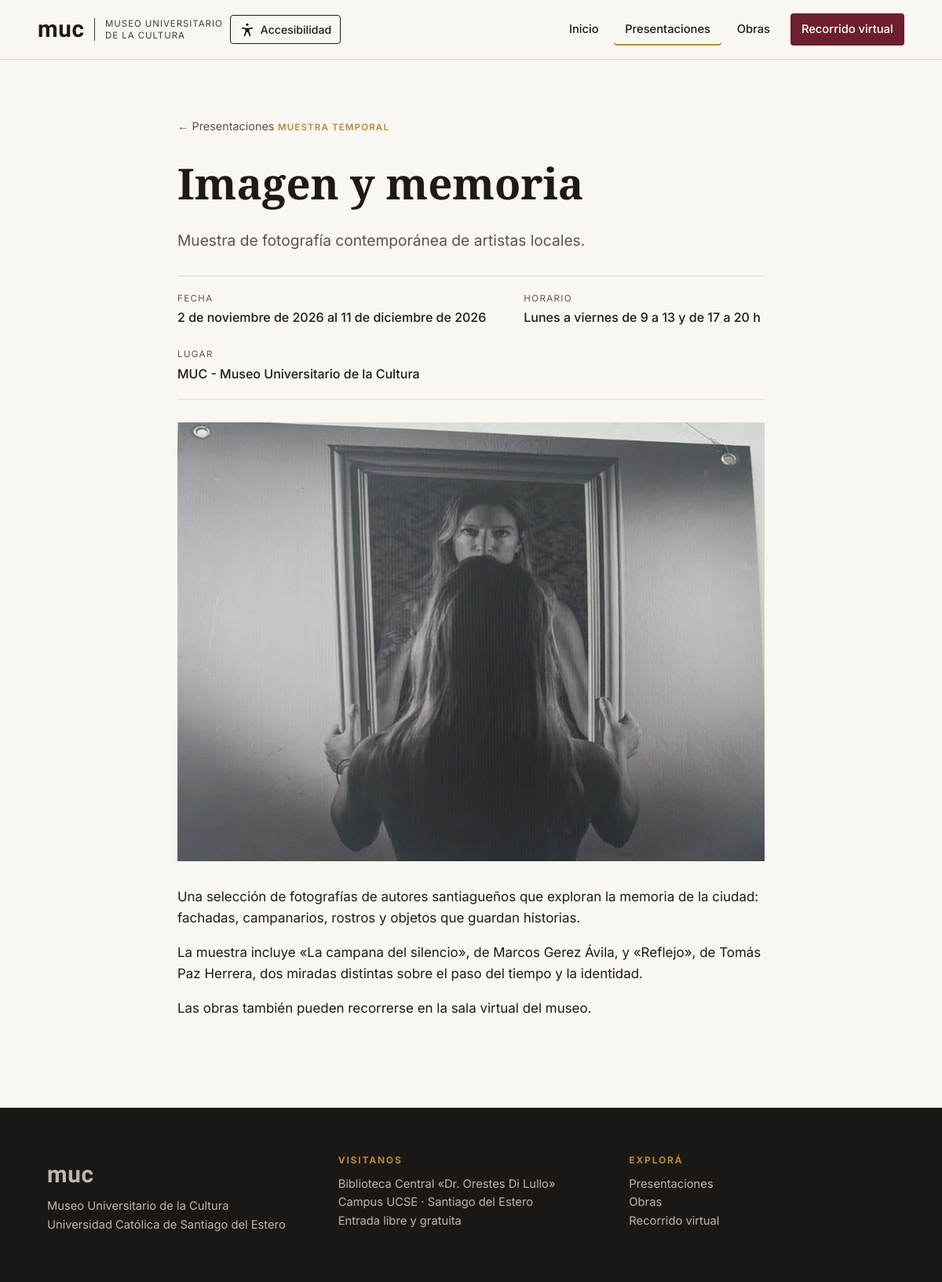
The app's page /presentaciones/6/ with its own data.
### museo/models.py (models this page shows, shortened)
class Presentacion(models.Model):
    TIPOS = [
        ('exposicion', 'Exposición'),
        ('muestra', 'Muestra temporal'),
        ('charla', 'Charla / conferencia'),
        ('taller', 'Taller'),
        ('evento', 'Evento'),
    ]
    titulo = models.CharField(max_length=150)
    tipo = models.CharField(max_length=20, choices=TIPOS, default='exposicion')
    resumen = models.CharField(max_length=250)
    descripcion = models.TextField()
    fecha_inicio = models.DateField()
    fecha_fin = models.DateField(null=True, blank=True)
    horario = models.CharField(max_length=100, blank=True)
    lugar = models.CharField(max_length=150, default='MUC - Museo Universitario de la Cultura')
    imagen = models.ImageField(upload_to='presentaciones/', blank=True)
    publicada = models.BooleanField(default=True)
    class Meta:
        ordering = ['-fecha_inicio']
        verbose_name = 'presentación'
        verbose_name_plural = 'presentaciones'

### museo/views.py (the view)
# urls.py: path('presentaciones/<int:pk>/', views.presentacion_detalle, name='presentacion_detalle'),
def presentacion_detalle(request, pk):
    p = get_object_or_404(Presentacion, pk=pk, publicada=True)
    return render(request, 'museo/presentacion_detalle.html', {'p': p})

### museo/templates/museo/presentacion_detalle.html (shortened to what this page needs)
{% extends 'base.html' %}
{% block content %}
<article class="detail">
  <a class="back" href="{% url 'museo:presentaciones' %}">← Presentaciones</a>
  <span class="tag">{{ p.get_tipo_display }}</span>
  <h1>{{ p.titulo }}</h1>
  <p class="lead">{{ p.resumen }}</p>
  <dl class="meta">
    <div><dt>Fecha</dt><dd>{{ p.fecha_inicio|date:"j \d\e F \d\e Y" }}{% if p.fecha_fin and p.fecha_fin != p.fecha_inicio %} al {{ p.fecha_fin|date:"j \d\e F \d\e Y" }}{% endif %}</dd></div>
    {% if p.horario %}<div><dt>Horario</dt><dd>{{ p.horario }}</dd></div>{% endif %}
    <div><dt>Lugar</dt><dd>{{ p.lugar }}</dd></div>
  </dl>
  {% if p.imagen %}<img class="detail-img" src="{{ p.imagen.url }}" alt="">{% endif %}
  <div class="prose">{{ p.descripcion|linebreaks }}</div>
</article>
{% endblock %}

### static/css/muc.css (style rules this page uses)
:root { --bg: #faf7f2; --surface: #ffffff; --ink: #1f1a16; --ink-soft: #5d5248; --line: #e4dccf; --accent: #6d1f2e; --accent-ink: #ffffff; --gold: #b8893b; --dark: #1b1714; --dark-ink: #f3ece1; --serif: 'Cormorant Garamond', Georgia, serif; --sans: 'Inter', system-ui, sans-serif; --header-h: 76px; --radius: 4px; }
* { box-sizing: border-box; }
html { scroll-behavior: smooth; }
body { margin: 0; background: var(--bg); color: var(--ink); font: 1rem/1.6 var(--sans); }
img { max-width: 100%; display: block; }
a { color: inherit; }
h1, h2, h3 { font-family: var(--serif); font-weight: 600; line-height: 1.1; margin: 0 0 .5em; }
.tag { display: inline-block; font-size: .72rem; letter-spacing: .1em; text-transform: uppercase; font-weight: 600; color: var(--gold); }
.detail { max-width: 780px; margin: 0 auto; padding: clamp(32px, 6vw, 72px) 16px 96px; }
.detail h1 { font-size: clamp(2.2rem, 5vw, 3.4rem); margin-top: .4rem; }
.detail .lead { font-size: 1.2rem; color: var(--ink-soft); }
.back { display: inline-block; margin-bottom: 1.6rem; text-decoration: none; color: var(--ink-soft); font-size: .9rem; }
.meta { display: flex; flex-wrap: wrap; gap: 1.5rem 3rem; padding: 1.2rem 0; border-top: 1px solid var(--line); border-bottom: 1px solid var(--line); margin: 1.8rem 0; }
.meta dt { font-size: .72rem; text-transform: uppercase; letter-spacing: .12em; color: var(--ink-soft); }
.meta dd { margin: .2rem 0 0; font-weight: 500; }
.detail-img { width: 100%; margin-bottom: 2rem; }
.prose { font-size: 1.06rem; }

### records on screen
Presentacion: tipo "MUESTRA TEMPORAL", titulo "Imagen y memoria", resumen "Muestra de fotografía contemporánea de artistas locales.", fecha_inicio "2 de noviembre de 2026", fecha_fin "11 de diciembre de 2026", horario "Lunes a viernes de 9 a 13 y de 17 a 20 h", lugar "MUC - Museo Universitario de la Cultura", imagen (picture), descripcion "Una selección de fotografías de autores santiagueños que exploran la memoria de la ciudad: fachadas, campanarios, rostros y objetos que guardan historias. La muestra incluye «La campana del silencio», de Marcos Gerez Ávila, y «Reflejo», de Tomás Paz Herrera, dos miradas distintas sobre el paso del tiempo y la identidad. Las obras también pueden recorrerse en la sala virtual del museo."
